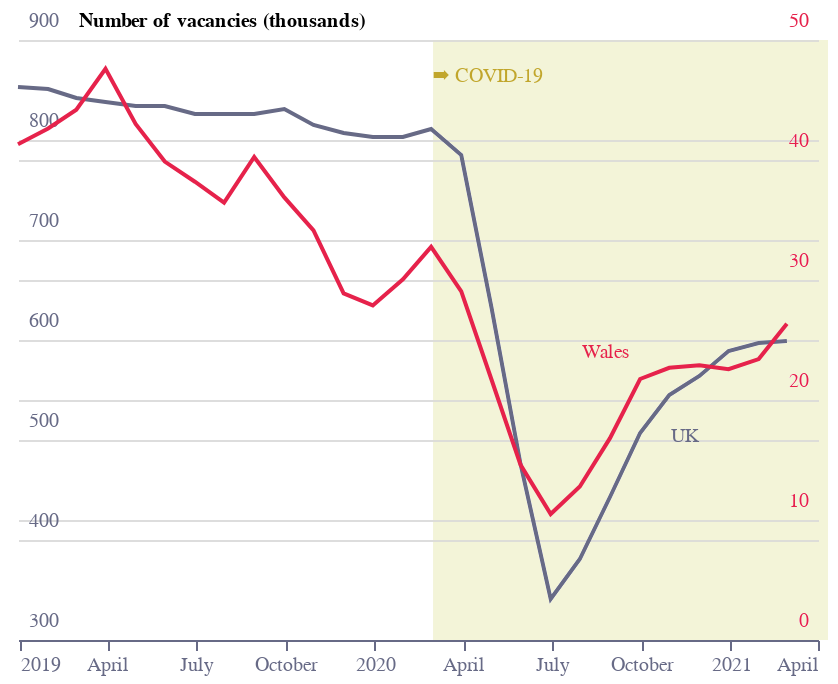

Notebook code cell kept with this figure:
### Code cell
base = (
    alt.Chart(f3b)
    .encode(
        x=alt.X(
            "date:T",
            title="",
            axis=alt.Axis(
                grid=False,
                labelColor=colors["eco-gray"],
                titleColor=colors["eco-gray"],
                tickColor=colors["eco-gray"],
                domainColor=colors["eco-gray"],
            ),
        ),
        y=alt.Y(
            "value:Q",
            title="",
            axis=alt.Axis(
                title="Number of vacancies (thousands)",
                domain=False,
                ticks=False,
                labelAlign="left",
                labelBaseline="middle",
                labelPadding=-5,
                labelOffset=-10,
                titleX=5,
                titleY=-5,
                titleAngle=0,
                titleFontSize=10,
                titleAlign="left",
                labelColor=colors["eco-gray"],
                tickCount=5,
                format=".0f",
            ),
            scale=alt.Scale(domain=[300, 900]),
        ),
        color=alt.Color(
            "region:N",
            scale=alt.Scale(
                range=[
                    colors["eco-gray"],
                    colors["eco-pink"],
                ]
            ),
            legend=None,
        ),
    )
    .transform_filter("datum.region!='Northern Ireland'")
)
line1 = (
    base.mark_line()
    .encode(
        y=alt.Y(
            "value:Q",
            title="",
            axis=alt.Axis(
                title="",
                domain=False,
                ticks=False,
                grid=True,
                labelAlign="right",
                labelBaseline="middle",
                labelPadding=-5,
                labelOffset=-10,
                labelColor=colors["eco-pink"],
                titleX=5,
                titleY=-5,
                titleAngle=0,
                titleFontSize=10,
                titleAlign="right",
                tickCount=5,
                format=".0f",
            ),
            scale=alt.Scale(domain=[0, 50]),
        )
    )
    .transform_filter("datum.region=='Wales'")
)
line2 = (
    base.mark_line()
    .encode(
        y=alt.Y(
            "value:Q",
            title="",
            axis=alt.Axis(
                title="Number of vacancies (thousands)",
                domain=False,
                ticks=False,
                labelAlign="left",
                labelBaseline="middle",
                labelPadding=-5,
                labelOffset=-10,
                titleX=30,
                titleY=-5,
                titleAngle=0,
                titleFontSize=10,
                titleAlign="left",
                labelColor=colors["eco-gray"],
                tickCount=5,
                format=".0f",
            ),
            scale=alt.Scale(domain=[300, 900]),
        )
    )
    .transform_filter("datum.region=='UK'")
)
rect = (
    alt.Chart(dr2)
    .mark_rect(blend="darken", x2Offset=5)
    .encode(
        x=alt.X("start:T"),
        x2="q4:T",
        color=alt.Color("color:N", scale=None),
    )
)
label6 = (
    alt.Chart(
        pd.DataFrame([{"x": "2020-03-01", "y": 47, "t": "➡ COVID-19", "c": "#c1a62c"}])
    )
    .mark_text(xOffset=0, align="left", angle=0, size=10, baseline="middle")
    .encode(text="t", x="x:T", y="y:Q", color=alt.Color("c:N", scale=None))
)
label5 = (
    alt.Chart(
        pd.DataFrame(
            [
                {"x": "2020-11-01", "y": 17, "t": "UK", "c": colors["eco-gray"]},
                {"x": "2020-08-01", "y": 24, "t": "Wales", "c": colors["eco-pink"]},
            ]
        )
    )
    .mark_text(xOffset=0, align="left", angle=0, size=10, baseline="middle")
    .encode(text="t", x="x:T", y="y:Q", color=alt.Color("c:N", scale=None))
)
layer = (
    ((line2) + (rect + label6 + label5 + line1))
    .resolve_scale(y="independent")
    .configure_view(stroke=None)
    .properties(title="")
    .properties(height=300, width=400)
)
layer.save("visualisation/" + f + ".json")
layer

### Figure 1 — Vega-Lite specification as saved in the notebook (floating-point values rounded to 4 significant figures)
{"config": {"view": {"continuousWidth": 400, "continuousHeight": 300, "stroke": null}}, "layer": [{"data": {"name": "data-2667e6381ae89f5c11b61e5d13f31918"}, "mark": "line", "encoding": {"color": {"type": "nominal", "field": "region", "legend": null, "scale": {"range": ["#676A86", "#E6224B"]}}, "x": {"type": "temporal", "axis": {"domainColor": "#676A86", "grid": false, "labelColor": "#676A86", "tickColor": "#676A86", "titleColor": "#676A86"}, "field": "date", "title": ""}, "y": {"type": "quantitative", "axis": {"domain": false, "format": ".0f", "labelAlign": "left", "labelBaseline": "middle", "labelColor": "#676A86", "labelOffset": -10, "labelPadding": -5, "tickCount": 5, "ticks": false, "title": "Number of vacancies (thousands)", "titleAlign": "left", "titleAngle": 0, "titleFontSize": 10, "titleX": 30, "titleY": -5}, "field": "value", "scale": {"domain": [300, 900]}, "title": ""}}, "transform": [{"filter": "datum.region!='Northern Ireland'"}, {"filter": "datum.region=='UK'"}]}, {"layer": [{"data": {"name": "data-c6ab937c1a81316f094256ce1a0cf04b"}, "mark": {"type": "rect", "blend": "darken", "x2Offset": 5}, "encoding": {"color": {"type": "nominal", "field": "color", "scale": null}, "x": {"type": "temporal", "field": "start"}, "x2": {"field": "q4"}}}, {"data": {"name": "data-1cf5fecb6be3bc1899db465b0f6aa165"}, "mark": {"type": "text", "align": "left", "angle": 0, "baseline": "middle", "size": 10, "xOffset": 0}, "encoding": {"color": {"type": "nominal", "field": "c", "scale": null}, "text": {"type": "nominal", "field": "t"}, "x": {"type": "temporal", "field": "x"}, "y": {"type": "quantitative", "field": "y"}}}, {"data": {"name": "data-dc9ab7b4f680b81b3261f53305ba46e6"}, "mark": {"type": "text", "align": "left", "angle": 0, "baseline": "middle", "size": 10, "xOffset": 0}, "encoding": {"color": {"type": "nominal", "field": "c", "scale": null}, "text": {"type": "nominal", "field": "t"}, "x": {"type": "temporal", "field": "x"}, "y": {"type": "quantitative", "field": "y"}}}, {"data": {"name": "data-2667e6381ae89f5c11b61e5d13f31918"}, "mark": "line", "encoding": {"color": {"type": "nominal", "field": "region", "legend": null, "scale": {"range": ["#676A86", "#E6224B"]}}, "x": {"type": "temporal", "axis": {"domainColor": "#676A86", "grid": false, "labelColor": "#676A86", "tickColor": "#676A86", "titleColor": "#676A86"}, "field": "date", "title": ""}, "y": {"type": "quantitative", "axis": {"domain": false, "format": ".0f", "grid": true, "labelAlign": "right", "labelBaseline": "middle", "labelColor": "#E6224B", "labelOffset": -10, "labelPadding": -5, "tickCount": 5, "ticks": false, "title": "", "titleAlign": "right", "titleAngle": 0, "titleFontSize": 10, "titleX": 5, "titleY": -5}, "field": "value", "scale": {"domain": [0, 50]}, "title": ""}}, "transform": [{"filter": "datum.region!='Northern Ireland'"}, {"filter": "datum.region=='Wales'"}]}]}], "height": 300, "resolve": {"scale": {"y": "independent"}}, "title": "", "width": 400, "$schema": "https://vega.github.io/schema/vega-lite/v4.8.1.json", "datasets": {"data-2667e6381ae89f5c11b61e5d13f31918": [{"date": "2018-12-30T00:00:00", "region": "UK", "value": 853.0}, {"date": "2018-12-30T00:00:00", "region": "Wales", "value": 41.31}, {"date": "2019-01-30T00:00:00", "region": "UK", "value": 851.0}, {"date": "2019-01-30T00:00:00", "region": "Wales", "value": 42.63}, {"date": "2019-02-28T00:00:00", "region": "UK", "value": 842.0}, {"date": "2019-02-28T00:00:00", "region": "Wales", "value": 44.19}, {"date": "2019-03-30T00:00:00", "region": "UK", "value": 838.0}, {"date": "2019-03-30T00:00:00", "region": "Wales", "value": 47.6}, {"date": "2019-04-30T00:00:00", "region": "UK", "value": 834.0}, {"date": "2019-04-30T00:00:00", "region": "Wales", "value": 43.0}, {"date": "2019-05-30T00:00:00", "region": "UK", "value": 834.0}, {"date": "2019-05-30T00:00:00", "region": "Wales", "value": 39.87}, {"date": "2019-06-30T00:00:00", "region": "UK", "value": 826.0}, {"date": "2019-06-30T00:00:00", "region": "Wales", "value": 38.19}, {"date": "2019-07-30T00:00:00", "region": "UK", "value": 826.0}, {"date": "2019-07-30T00:00:00", "region": "Wales", "value": 36.44}, {"date": "2019-08-30T00:00:00", "region": "UK", "value": 826.0}, {"date": "2019-08-30T00:00:00", "region": "Wales", "value": 40.25}, {"date": "2019-09-30T00:00:00", "region": "UK", "value": 831.0}, {"date": "2019-09-30T00:00:00", "region": "Wales", "value": 36.88}, {"date": "2019-10-30T00:00:00", "region": "UK", "value": 815.0}, {"date": "2019-10-30T00:00:00", "region": "Wales", "value": 34.13}, {"date": "2019-11-30T00:00:00", "region": "UK", "value": 807.0}, {"date": "2019-11-30T00:00:00", "region": "Wales", "value": 28.88}, {"date": "2019-12-30T00:00:00", "region": "UK", "value": 803.0}, {"date": "2019-12-30T00:00:00", "region": "Wales", "value": 27.88}, {"date": "2020-01-30T00:00:00", "region": "UK", "value": 803.0}, {"date": "2020-01-30T00:00:00", "region": "Wales", "value": 30.06}, {"date": "2020-02-28T00:00:00", "region": "UK", "value": 811.0}, {"date": "2020-02-28T00:00:00", "region": "Wales", "value": 32.76}, {"date": "2020-03-30T00:00:00", "region": "UK", "value": 785.0}, {"date": "2020-03-30T00:00:00", "region": "Wales", "value": 29.06}, {"date": "2020-04-30T00:00:00", "region": "UK", "value": 633.0}, {"date": "2020-04-30T00:00:00", "region": "Wales", "value": 21.73}, {"date": "2020-05-30T00:00:00", "region": "UK", "value": 476.0}, {"date": "2020-05-30T00:00:00", "region": "Wales", "value": 14.59}, {"date": "2020-06-30T00:00:00", "region": "UK", "value": 341.0}, {"date": "2020-06-30T00:00:00", "region": "Wales", "value": 10.5}, {"date": "2020-07-30T00:00:00", "region": "UK", "value": 381.0}, {"date": "2020-07-30T00:00:00", "region": "Wales", "value": 12.79}, {"date": "2020-08-30T00:00:00", "region": "UK", "value": 443.0}, {"date": "2020-08-30T00:00:00", "region": "Wales", "value": 16.82}, {"date": "2020-09-30T00:00:00", "region": "UK", "value": 507.0}, {"date": "2020-09-30T00:00:00", "region": "Wales", "value": 21.75}, {"date": "2020-10-30T00:00:00", "region": "UK", "value": 545.0}, {"date": "2020-10-30T00:00:00", "region": "Wales", "value": 22.68}, {"date": "2020-11-30T00:00:00", "region": "UK", "value": 564.0}, {"date": "2020-11-30T00:00:00", "region": "Wales", "value": 22.9}, {"date": "2020-12-30T00:00:00", "region": "UK", "value": 589.0}, {"date": "2020-12-30T00:00:00", "region": "Wales", "value": 22.57}, {"date": "2021-01-30T00:00:00", "region": "UK", "value": 597.0}, {"date": "2021-01-30T00:00:00", "region": "Wales", "value": 23.41}, {"date": "2021-02-28T00:00:00", "region": "UK", "value": 599.0}, {"date": "2021-02-28T00:00:00", "region": "Wales", "value": 26.36}], "data-c6ab937c1a81316f094256ce1a0cf04b": [{"start": "2020-03-01", "q3": "2020-09-01", "q4": "2021-04-01", "event": "covid", "color": "#F3F4D8"}], "data-1cf5fecb6be3bc1899db465b0f6aa165": [{"x": "2020-03-01", "y": 47, "t": "➡ COVID-19", "c": "#c1a62c"}], "data-dc9ab7b4f680b81b3261f53305ba46e6": [{"x": "2020-11-01", "y": 17, "t": "UK", "c": "#676A86"}, {"x": "2020-08-01", "y": 24, "t": "Wales", "c": "#E6224B"}]}}
